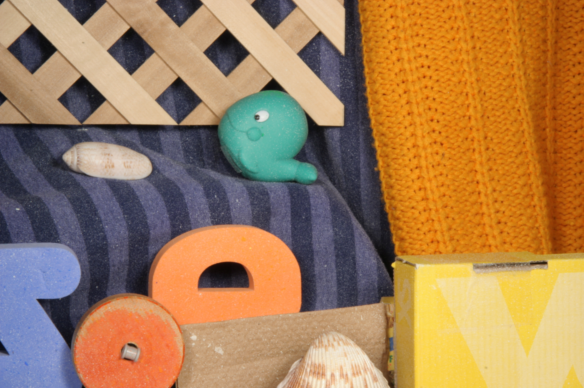
//> input picture src/Opencv/data/rubberwhale1.png, 584 x 388 px
$ ./Otsu   (built with g++ and OpenCV 4)
//> lines starting //> are read from the running program, lines starting //| are printed output that depends on the picture; after the words box and inside, x2 and y2 are one past the last pixel; in counts of white or black regions, pixels touching at a corner belong together
#include "opencv2/opencv.hpp"
#include <iostream>
#include <math.h>

class Otsu
{
public:
    int width, height;
    cv::Mat src, gray;
    cv::Mat histogram;
    cv::Mat otsu_image;
    double histo[256] = {
        0.0,
    };
    int pixel_size;
    float u_g;
    int l;

    cv::Point2d dispersion;

    Otsu()
    {
        intValue(this);
        make_histogram();
        otsu_algorithm();
        thresholding();
    }

    void intValue(Otsu *otsu)
    {
        otsu->src = cv::imread("/home/cona/algorithm_ws/src/Opencv/data/rubberwhale1.png");
//> otsu->src is the input picture: 388 rows x 584 cols, CV_8UC3; mean B, G, R 87.1, 126.5, 164
        cv::cvtColor(src, gray, cv::COLOR_BGR2GRAY);
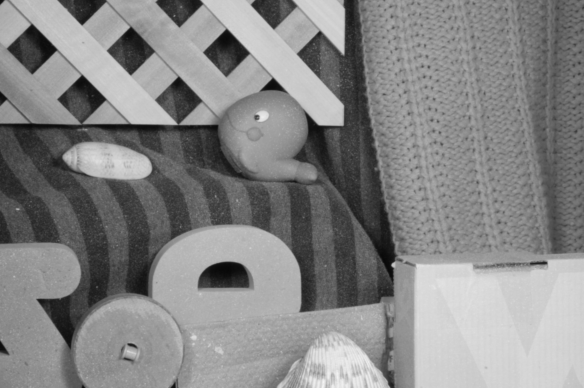
//> gray: 388 rows x 584 cols, CV_8UC1; min 7, max 244, mean 133.2
        width = gray.rows;
//> width = 388
        height = gray.cols;
//> height = 584

        otsu->histogram = cv::Mat::ones(255,255,CV_8U);
        otsu->otsu_image.create(width, height, CV_8U);

        pixel_size = width*height;
//> pixel_size = 226592
    }

    void make_histogram()
    {
        for (int j = 0; j < width; j++)
        {
            for (int i = 0; i < height; i++)
            {
                int val = gray.at<uchar>(j, i);
                histo[val]++;
            }
        }
//> after the loop, histo = 256 values, max 2738 at index 149, min 0 at index 0, mean 885.1

        for (int k = 0; k < 256; k++)
        {
            histo[k] = (histo[k] / pixel_size) * 256 * 10;
            line(histogram, cv::Point(k, 256), cv::Point(k, 256 - histo[k]), cv::Scalar(255), 1);
            //std::cout << histo[k] << std::endl;
        }
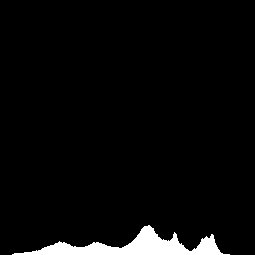
//> histogram: 255 rows x 255 cols, CV_8UC1; values 1 (black) and 255 (white), 3.8% white; 1 white region, box (x1, y1, x2, y2) and area: (12, 225, 230, 255) 2445
//> after the loop, histo = 256 values, max 30.93 at index 149, min 0 at index 0, mean 10
    }

    void otsu_algorithm()
    {
        l = sizeof(histo) / sizeof(double);
//> l = 256
        int dispersion_value = 0;

        for (int i = 0; i < l - 1; i++)
        {
            u_g += i*histo[i];
        }
//> this loop made 255 passes
//> u_g on passes 1 to 3: 0, 0, 0
//> after the loop, u_g = 340980.1
        for (int t1 = 1; t1 < l - 3; t1++)
        {
            float u0 = 0, w0 = 0;
            for (int i = 0; i <= t1; i++)
            {
                u0 += i * histo[i];
                w0 += histo[i];
            }
            w0 = 0 ? u0 = 0 : u0 = u0/w0;

            for(int t2 = t1 +1; t2 < l-2; t2++)
            {
                float u1=0,u2=0,w1=0,w2=0;
                for(int i =t1+1; i<= t2; i++)
                {
                    u1 += i*histo[i];
                    w1 += histo[i];
                }
                w1 = 0 ? u1 = 0 :  u1 = u1/w1;
                for(int i = t2+1; i <= l-1; i++)
                {
                    u2 = i * histo[i];
                    w2 = histo[i];
                }
                w2 = 0 ? u2 = 0 : u2 = u2 / w2;
                float dispersion_value_temp = w0 * pow(u0 - u_g, 2) + w1 * pow(u1 - u_g, 2) + w2 * pow(u2 - u_g, 2);
                if (dispersion_value < dispersion_value_temp)
                {
                    dispersion_value = dispersion_value_temp;

                    dispersion.x = t1;
                    dispersion.y = t2;
                }
            }
        }
//> this loop made 252 passes
//> after the loop, dispersion_value = 0; dispersion = Point(0, 0)
        std::cout << dispersion.x << " " << dispersion.y << std::endl;
//| 0 0
    }

    void thresholding()
    {
        for (int j = 0; j < width; j++)
            for (int i = 0; i < height; i++)
            {
                if (gray.at<uchar>(j, i) > dispersion.x)
                    otsu_image.at<uchar>(j, i) = 255;
                else if (gray.at<uchar>(j, i) > dispersion.y)
                    otsu_image.at<uchar>(j, i) = 127;
                else
                    otsu_image.at<uchar>(j, i) = 0;
            }
//> otsu_image: 388 rows x 584 cols, CV_8UC1; every value is 255
    }
};

int main()
{
    Otsu otsu = Otsu();

    cv::imshow("otsu_image", otsu.otsu_image);
    cv::waitKey(0);
    return 0;
}

$ run again, with src/Opencv/data/aloeGT.png copied over src/Opencv/data/rubberwhale1.png
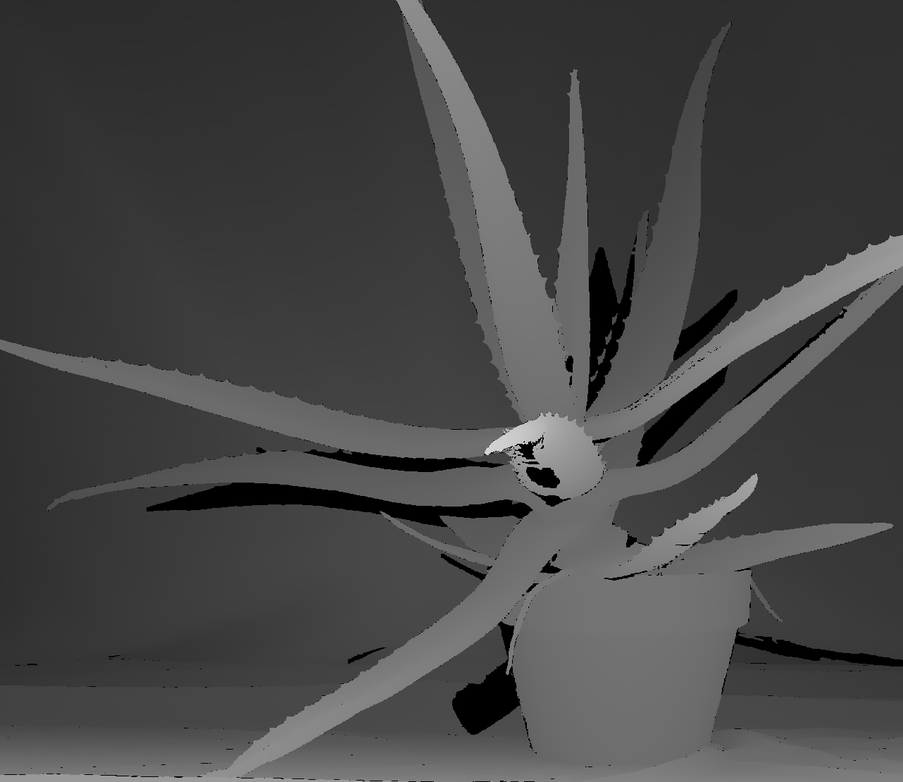
//> input picture src/Opencv/data/aloeGT.png, 903 x 782 px, shrunk from 1282 x 1110 before the run
//> in intValue, otsu->src is the input picture: 782 rows x 903 cols, CV_8UC3; min 0, max 233, mean 69.8
//> after the loop in make_histogram, `for (int j = 0; j < width; j++)`: histo = 256 values, max 37592 at index 48, min 0 at index 222, mean 2758.4
//> after the loop in make_histogram, `for (int k = 0; k < 256; k++)`:
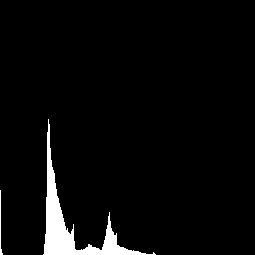
//> histogram: 255 rows x 255 cols, CV_8UC1; values 1 (black) and 255 (white), 3.8% white; 2 white regions, box (x1, y1, x2, y2) and area: (43, 119, 156, 255) 2404, (0, 190, 3, 255) 73
//> after the loop in make_histogram, `for (int k = 0; k < 256; k++)`: histo = 256 values, max 136.3 at index 48, min 0 at index 222, mean 10
//> l = 256
//> the loop in otsu_algorithm, `for (int i = 0; i < l - 1; i++)` made 255 passes
//> u_g on passes 1 to 3: 0, 6.1, 11.6
//> after the loop in otsu_algorithm, `for (int i = 0; i < l - 1; i++)`: u_g = 178735.1
//> the loop in otsu_algorithm, `for (int t1 = 1; t1 < l - 3; t1++)` made 252 passes
//> (u0, w0) on passes 1 to 3: (6.1, 0.0854), (11.6, 0.156), (14.07, 0.188)
//> after the loop in otsu_algorithm, `for (int t1 = 1; t1 < l - 3; t1++)`: dispersion_value = 0; dispersion = Point(0, 0)
//| 0 0
//> after the loop in thresholding, `for (int j = 0; j < width; j++)`:
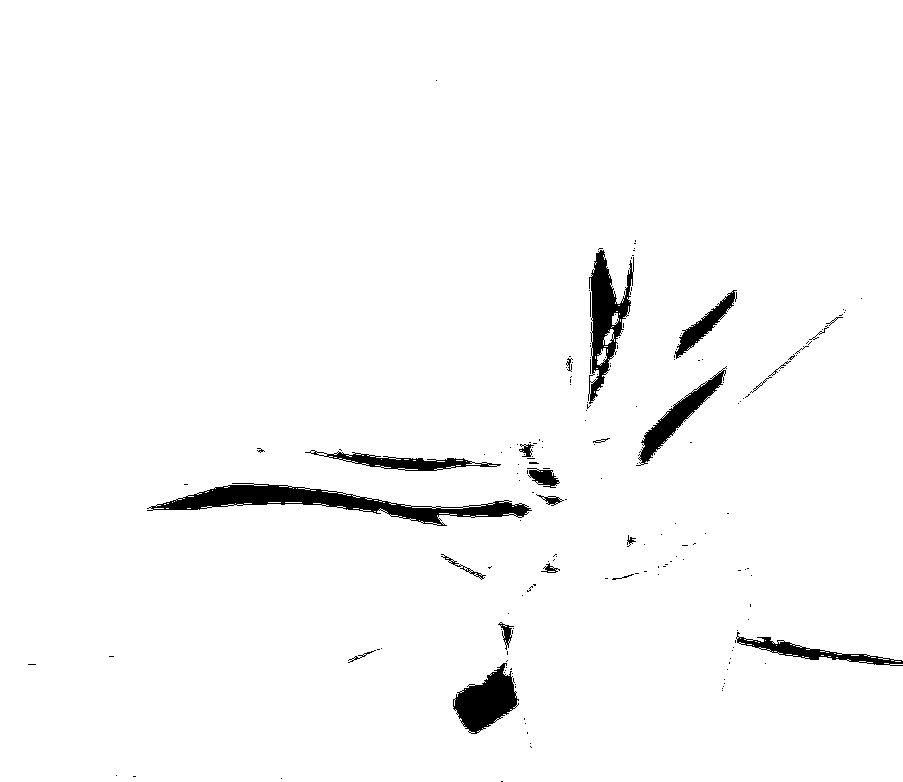
//> otsu_image: 782 rows x 903 cols, CV_8UC1; 97.4% white; 181 black regions (159 under 20 px), largest, box (x1, y1, x2, y2) and area: (147, 483, 532, 526) 5228, (588, 250, 634, 404) 2883, (453, 663, 519, 734) 2559

$ run again, with src/Opencv/data/basketball1.png copied over src/Opencv/data/rubberwhale1.png
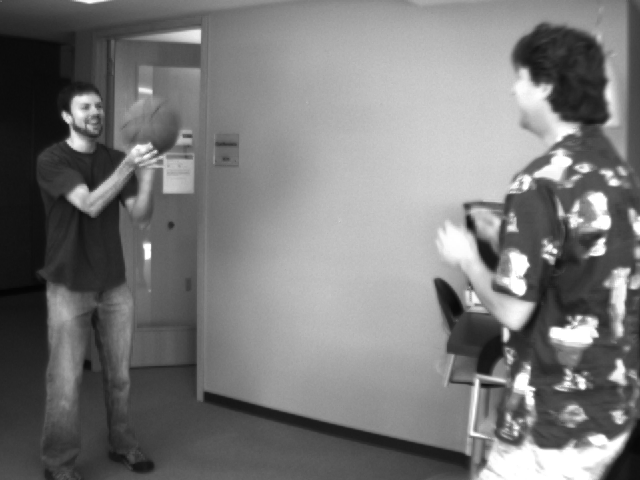
//> input picture src/Opencv/data/basketball1.png, 640 x 480 px
//> in intValue, otsu->src is the input picture: 480 rows x 640 cols, CV_8UC3; min 4, max 255, mean 120.3
//> after the loop in make_histogram, `for (int j = 0; j < width; j++)`: histo = 256 values, max 4289 at index 255, min 0 at index 0, mean 1200
//> after the loop in make_histogram, `for (int k = 0; k < 256; k++)`:
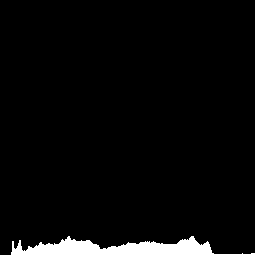
//> histogram: 255 rows x 255 cols, CV_8UC1; values 1 (black) and 255 (white), 3.7% white; 1 white region, box (x1, y1, x2, y2) and area: (11, 236, 255, 255) 2398
//> after the loop in make_histogram, `for (int k = 0; k < 256; k++)`: histo = 256 values, max 35.74 at index 255, min 0 at index 0, mean 10
//> l = 256
//> the loop in otsu_algorithm, `for (int i = 0; i < l - 1; i++)` made 255 passes
//> u_g on passes 1 to 3: 0, 0, 0
//> after the loop in otsu_algorithm, `for (int i = 0; i < l - 1; i++)`: u_g = 298879.9
//> the loop in otsu_algorithm, `for (int t1 = 1; t1 < l - 3; t1++)` made 252 passes
//> (u0, w0, dispersion_value) on passes 1 to 3: (0, nan, 0), (0, nan, 0), (0, nan, 0)
//> after the loop in otsu_algorithm, `for (int t1 = 1; t1 < l - 3; t1++)`: dispersion_value = -2147483648; dispersion = Point(252, 253)
//| 252 253
//> after the loop in thresholding, `for (int j = 0; j < width; j++)`:
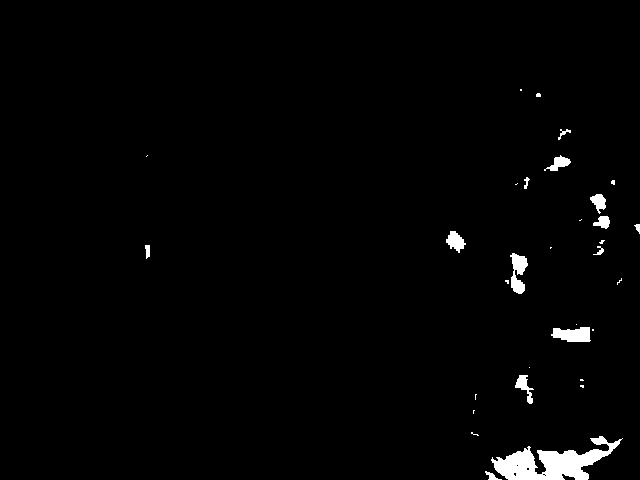
//> otsu_image: 480 rows x 640 cols, CV_8UC1; 1.6% white; 32 white regions (18 under 20 px), largest, box (x1, y1, x2, y2) and area: (491, 436, 623, 480) 2659, (551, 327, 591, 342) 458, (510, 253, 528, 294) 437
